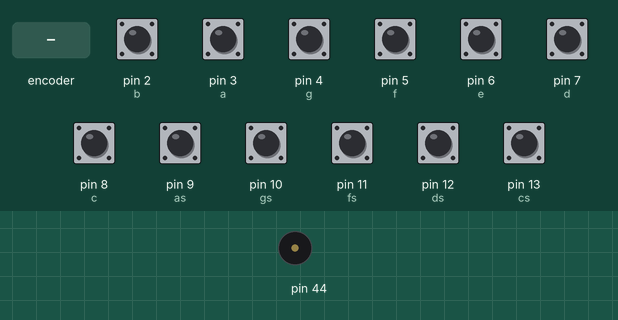
Bench run of a sketch on a simulated Arduino Mega 2560, built with avr-gcc and run on an emulated ATmega2560. Shown: buzzer (waves = sounding). The inputs (shaded band) are chosen by the test bench; at power-on: pin 2 (b), pin 3 (a), pin 4 (g), pin 5 (f), pin 6 (e), pin 7 (d), pin 8 (c), pin 9 (as), pin 10 (gs), pin 11 (fs), pin 12 (ds), pin 13 (cs) HIGH.

Above: at 1.2 s.
1.3 s: rotary encoder on pin 3 (a) / pin 2 (b) turned 3 steps (first pin leading)
At 1.67 s:
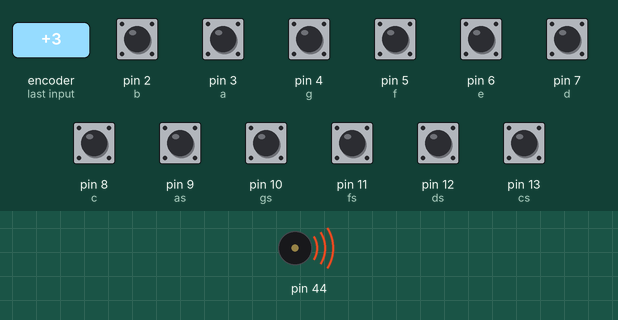
Timing chart, 0 to 4.3 s (numbered marks = the images above; inputs shaded):
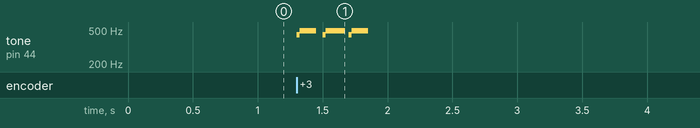

The sketch:

PianoBuzzer.ino
```cpp
const int c = 8;
const int cs = 13;
const int d = 7;
const int ds = 12;
const int e = 6;
const int f = 5;
const int fs = 11;
const int g = 4;
const int gs = 10;
const int a = 3;
const int as = 9;
const int b = 2;

const int buzzer = 44;

void setup() {
  // put your setup code here, to run once:
  pinMode(c, INPUT_PULLUP);
  pinMode(cs, INPUT_PULLUP);
  pinMode(d, INPUT_PULLUP);
  pinMode(ds, INPUT_PULLUP);
  pinMode(e, INPUT_PULLUP);
  pinMode(f, INPUT_PULLUP);
  pinMode(fs, INPUT_PULLUP);
  pinMode(g, INPUT_PULLUP);
  pinMode(gs, INPUT_PULLUP);
  pinMode(a, INPUT_PULLUP);
  pinMode(as, INPUT_PULLUP);
  pinMode(b, INPUT_PULLUP);
}

void loop() {
  // put your main code here, to run repeatedly:
  if (digitalRead(c) == LOW) {
    tone(44, 261, 100);
  }
  if (digitalRead(cs) == LOW) {
    tone(44, 277, 100);
  }
  if (digitalRead(d) == LOW) {
    tone(44, 293, 100);
  }
  if (digitalRead(ds) == LOW) {
    tone(44, 311, 100);
  }
  if (digitalRead(e) == LOW) {
    tone(44, 329, 100);
  }
  if (digitalRead(f) == LOW) {
    tone(44, 349, 100);
  }
  if (digitalRead(fs) == LOW) {
    tone(44, 369, 100);
  }
  if (digitalRead(g) == LOW) {
    tone(44, 391, 100);
  }
  if (digitalRead(gs) == LOW) {
    tone(44, 415, 100);
  }
  if (digitalRead(a) == LOW) {
    tone(44, 440, 100);
  }
  if (digitalRead(as) == LOW) {
    tone(44, 466, 100);
  }
  if (digitalRead(b) == LOW) {
    tone(44, 493, 100);
  }
}
```

Measured:
- after the input at 1.3 s, tone on pin 44: silent → 440 Hz at once, then repeats every 0.20 s: 493 Hz 0.12 s, silent 0.05 s, 440 Hz 0.03 s, until it stays silent from 1.9 s
